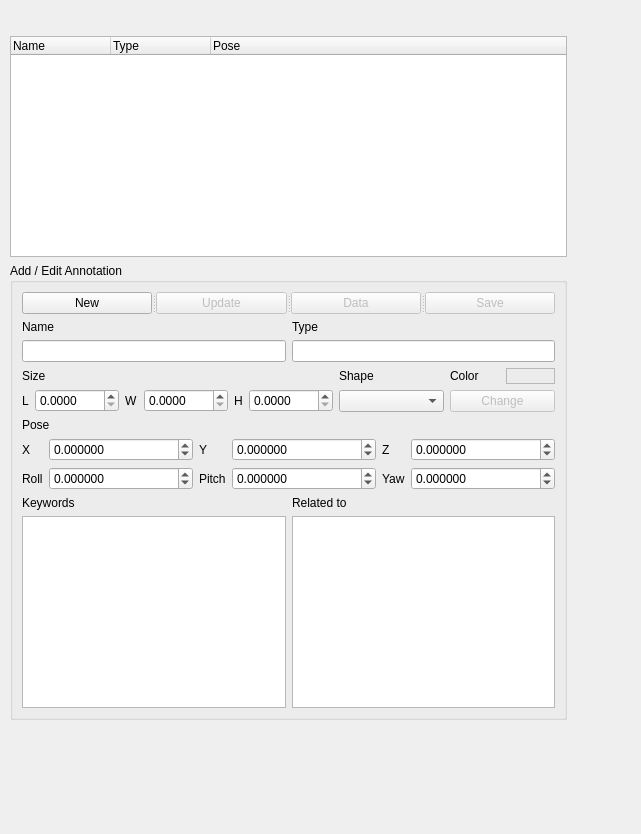
<?xml version="1.0" encoding="UTF-8"?>
<ui version="4.0">
 <class>EditorPanel</class>
 <widget class="QWidget" name="EditorPanel">
  <property name="geometry">
   <rect>
    <x>0</x>
    <y>0</y>
    <width>641</width>
    <height>834</height>
   </rect>
  </property>
  <property name="windowTitle">
   <string>World Canvas Editor</string>
  </property>
  <widget class="QWidget" name="layoutWidget">
   <property name="geometry">
    <rect>
     <x>10</x>
     <y>36</y>
     <width>557</width>
     <height>684</height>
    </rect>
   </property>
   <layout class="QVBoxLayout" name="verticalLayout_10">
    <item>
     <widget class="QTreeWidget" name="annsTreeWidget">
      <property name="allColumnsShowFocus">
       <bool>false</bool>
      </property>
      <property name="wordWrap">
       <bool>false</bool>
      </property>
      <property name="columnCount">
       <number>3</number>
      </property>
      <attribute name="headerVisible">
       <bool>true</bool>
      </attribute>
      <attribute name="headerCascadingSectionResizes">
       <bool>false</bool>
      </attribute>
      <attribute name="headerHighlightSections">
       <bool>false</bool>
      </attribute>
      <attribute name="headerMinimumSectionSize">
       <number>28</number>
      </attribute>
      <column>
       <property name="text">
        <string>Name</string>
       </property>
      </column>
      <column>
       <property name="text">
        <string>Type</string>
       </property>
      </column>
      <column>
       <property name="text">
        <string>Pose</string>
       </property>
      </column>
     </widget>
    </item>
    <item>
     <widget class="QGroupBox" name="groupBox">
      <property name="sizePolicy">
       <sizepolicy hsizetype="MinimumExpanding" vsizetype="MinimumExpanding">
        <horstretch>0</horstretch>
        <verstretch>0</verstretch>
       </sizepolicy>
      </property>
      <property name="title">
       <string>Add / Edit Annotation</string>
      </property>
      <layout class="QVBoxLayout" name="verticalLayout_8">
       <item>
        <widget class="QSplitter" name="splitter">
         <property name="maximumSize">
          <size>
           <width>16777215</width>
           <height>16777215</height>
          </size>
         </property>
         <property name="orientation">
          <enum>Qt::Horizontal</enum>
         </property>
         <widget class="QPushButton" name="newAnnButton">
          <property name="text">
           <string>New</string>
          </property>
         </widget>
         <widget class="QPushButton" name="updateButton">
          <property name="enabled">
           <bool>false</bool>
          </property>
          <property name="text">
           <string>Update</string>
          </property>
         </widget>
         <widget class="QPushButton" name="editMsgButton">
          <property name="enabled">
           <bool>false</bool>
          </property>
          <property name="text">
           <string>Data</string>
          </property>
         </widget>
         <widget class="QPushButton" name="saveAnnButton">
          <property name="enabled">
           <bool>false</bool>
          </property>
          <property name="text">
           <string>Save</string>
          </property>
         </widget>
        </widget>
       </item>
       <item>
        <layout class="QHBoxLayout" name="horizontalLayout_3">
         <item>
          <layout class="QVBoxLayout" name="verticalLayout">
           <item>
            <widget class="QLabel" name="label">
             <property name="text">
              <string>Name</string>
             </property>
            </widget>
           </item>
           <item>
            <widget class="QLineEdit" name="nameLineEdit"/>
           </item>
          </layout>
         </item>
         <item>
          <layout class="QVBoxLayout" name="verticalLayout_2">
           <item>
            <widget class="QLabel" name="label_2">
             <property name="text">
              <string>Type</string>
             </property>
            </widget>
           </item>
           <item>
            <widget class="QLineEdit" name="typeLineEdit">
             <property name="readOnly">
              <bool>true</bool>
             </property>
            </widget>
           </item>
          </layout>
         </item>
        </layout>
       </item>
       <item>
        <layout class="QHBoxLayout" name="horizontalLayout_4">
         <item>
          <layout class="QVBoxLayout" name="verticalLayout_3">
           <item>
            <widget class="QLabel" name="label_6">
             <property name="text">
              <string>Size</string>
             </property>
            </widget>
           </item>
           <item>
            <layout class="QHBoxLayout" name="horizontalLayout">
             <item>
              <widget class="QLabel" name="label_3">
               <property name="text">
                <string>L</string>
               </property>
              </widget>
             </item>
             <item>
              <widget class="QDoubleSpinBox" name="lDoubleSpinBox">
               <property name="decimals">
                <number>4</number>
               </property>
               <property name="maximum">
                <double>1000.000000000000000</double>
               </property>
               <property name="singleStep">
                <double>0.100000000000000</double>
               </property>
              </widget>
             </item>
             <item>
              <widget class="QLabel" name="label_4">
               <property name="text">
                <string>W</string>
               </property>
              </widget>
             </item>
             <item>
              <widget class="QDoubleSpinBox" name="wDoubleSpinBox">
               <property name="decimals">
                <number>4</number>
               </property>
               <property name="maximum">
                <double>1000.000000000000000</double>
               </property>
               <property name="singleStep">
                <double>0.100000000000000</double>
               </property>
              </widget>
             </item>
             <item>
              <widget class="QLabel" name="label_5">
               <property name="text">
                <string>H</string>
               </property>
              </widget>
             </item>
             <item>
              <widget class="QDoubleSpinBox" name="hDoubleSpinBox">
               <property name="decimals">
                <number>4</number>
               </property>
               <property name="maximum">
                <double>1000.000000000000000</double>
               </property>
               <property name="singleStep">
                <double>0.100000000000000</double>
               </property>
              </widget>
             </item>
            </layout>
           </item>
          </layout>
         </item>
         <item>
          <layout class="QVBoxLayout" name="verticalLayout_4">
           <item>
            <widget class="QLabel" name="label_7">
             <property name="text">
              <string>Shape</string>
             </property>
            </widget>
           </item>
           <item>
            <widget class="QComboBox" name="shapeComboBox"/>
           </item>
          </layout>
         </item>
         <item>
          <layout class="QGridLayout" name="gridLayout_2">
           <item row="1" column="0" colspan="2">
            <widget class="QPushButton" name="pickColorButton">
             <property name="enabled">
              <bool>false</bool>
             </property>
             <property name="baseSize">
              <size>
               <width>0</width>
               <height>0</height>
              </size>
             </property>
             <property name="text">
              <string>Change</string>
             </property>
            </widget>
           </item>
           <item row="0" column="0">
            <widget class="QLabel" name="label_17">
             <property name="text">
              <string>Color</string>
             </property>
            </widget>
           </item>
           <item row="0" column="1">
            <widget class="QLabel" name="colorLabel">
             <property name="frameShape">
              <enum>QFrame::StyledPanel</enum>
             </property>
             <property name="text">
              <string/>
             </property>
            </widget>
           </item>
          </layout>
         </item>
        </layout>
       </item>
       <item>
        <layout class="QVBoxLayout" name="verticalLayout_5">
         <item>
          <widget class="QLabel" name="label_8">
           <property name="text">
            <string>Pose</string>
           </property>
          </widget>
         </item>
         <item>
          <layout class="QGridLayout" name="gridLayout">
           <item row="1" column="0">
            <widget class="QLabel" name="label_13">
             <property name="sizePolicy">
              <sizepolicy hsizetype="Fixed" vsizetype="Preferred">
               <horstretch>0</horstretch>
               <verstretch>0</verstretch>
              </sizepolicy>
             </property>
             <property name="text">
              <string>Roll</string>
             </property>
            </widget>
           </item>
           <item row="0" column="0">
            <widget class="QLabel" name="label_9">
             <property name="sizePolicy">
              <sizepolicy hsizetype="Fixed" vsizetype="Preferred">
               <horstretch>0</horstretch>
               <verstretch>0</verstretch>
              </sizepolicy>
             </property>
             <property name="text">
              <string>X</string>
             </property>
            </widget>
           </item>
           <item row="0" column="1">
            <widget class="QDoubleSpinBox" name="xDoubleSpinBox">
             <property name="suffix">
              <string/>
             </property>
             <property name="decimals">
              <number>6</number>
             </property>
             <property name="minimum">
              <double>-1000000.000000000000000</double>
             </property>
             <property name="maximum">
              <double>1000000.000000000000000</double>
             </property>
             <property name="singleStep">
              <double>0.100000000000000</double>
             </property>
            </widget>
           </item>
           <item row="0" column="8">
            <widget class="QDoubleSpinBox" name="zDoubleSpinBox">
             <property name="suffix">
              <string/>
             </property>
             <property name="decimals">
              <number>6</number>
             </property>
             <property name="minimum">
              <double>-1000000.000000000000000</double>
             </property>
             <property name="maximum">
              <double>1000000.000000000000000</double>
             </property>
             <property name="singleStep">
              <double>0.100000000000000</double>
             </property>
            </widget>
           </item>
           <item row="0" column="3">
            <widget class="QDoubleSpinBox" name="yDoubleSpinBox">
             <property name="suffix">
              <string/>
             </property>
             <property name="decimals">
              <number>6</number>
             </property>
             <property name="minimum">
              <double>-1000000.000000000000000</double>
             </property>
             <property name="maximum">
              <double>1000000.000000000000000</double>
             </property>
             <property name="singleStep">
              <double>0.100000000000000</double>
             </property>
            </widget>
           </item>
           <item row="0" column="2">
            <widget class="QLabel" name="label_12">
             <property name="sizePolicy">
              <sizepolicy hsizetype="Fixed" vsizetype="Preferred">
               <horstretch>0</horstretch>
               <verstretch>0</verstretch>
              </sizepolicy>
             </property>
             <property name="text">
              <string>Y</string>
             </property>
            </widget>
           </item>
           <item row="1" column="2">
            <widget class="QLabel" name="label_14">
             <property name="sizePolicy">
              <sizepolicy hsizetype="Fixed" vsizetype="Preferred">
               <horstretch>0</horstretch>
               <verstretch>0</verstretch>
              </sizepolicy>
             </property>
             <property name="text">
              <string>Pitch</string>
             </property>
            </widget>
           </item>
           <item row="0" column="4">
            <widget class="QLabel" name="label_11">
             <property name="sizePolicy">
              <sizepolicy hsizetype="Fixed" vsizetype="Preferred">
               <horstretch>0</horstretch>
               <verstretch>0</verstretch>
              </sizepolicy>
             </property>
             <property name="text">
              <string>Z</string>
             </property>
            </widget>
           </item>
           <item row="1" column="1">
            <widget class="QDoubleSpinBox" name="rollDoubleSpinBox">
             <property name="suffix">
              <string/>
             </property>
             <property name="decimals">
              <number>6</number>
             </property>
             <property name="minimum">
              <double>-3.141593000000000</double>
             </property>
             <property name="maximum">
              <double>3.141593000000000</double>
             </property>
             <property name="singleStep">
              <double>0.100000000000000</double>
             </property>
            </widget>
           </item>
           <item row="1" column="3">
            <widget class="QDoubleSpinBox" name="pitchDoubleSpinBox">
             <property name="suffix">
              <string/>
             </property>
             <property name="decimals">
              <number>6</number>
             </property>
             <property name="minimum">
              <double>-3.141593000000000</double>
             </property>
             <property name="maximum">
              <double>3.141593000000000</double>
             </property>
             <property name="singleStep">
              <double>0.100000000000000</double>
             </property>
            </widget>
           </item>
           <item row="1" column="8">
            <widget class="QDoubleSpinBox" name="yawDoubleSpinBox">
             <property name="suffix">
              <string/>
             </property>
             <property name="decimals">
              <number>6</number>
             </property>
             <property name="minimum">
              <double>-3.141593000000000</double>
             </property>
             <property name="maximum">
              <double>3.141593000000000</double>
             </property>
             <property name="singleStep">
              <double>0.100000000000000</double>
             </property>
            </widget>
           </item>
           <item row="1" column="4">
            <widget class="QLabel" name="label_10">
             <property name="sizePolicy">
              <sizepolicy hsizetype="Fixed" vsizetype="Preferred">
               <horstretch>0</horstretch>
               <verstretch>0</verstretch>
              </sizepolicy>
             </property>
             <property name="text">
              <string>Yaw</string>
             </property>
            </widget>
           </item>
          </layout>
         </item>
        </layout>
       </item>
       <item>
        <layout class="QHBoxLayout" name="horizontalLayout_2">
         <item>
          <layout class="QVBoxLayout" name="verticalLayout_7">
           <item>
            <widget class="QLabel" name="label_15">
             <property name="text">
              <string>Keywords</string>
             </property>
            </widget>
           </item>
           <item>
            <widget class="QTextEdit" name="keywordsTextEdit"/>
           </item>
          </layout>
         </item>
         <item>
          <layout class="QVBoxLayout" name="verticalLayout_6">
           <item>
            <widget class="QLabel" name="label_16">
             <property name="text">
              <string>Related to</string>
             </property>
            </widget>
           </item>
           <item>
            <widget class="QTextEdit" name="relatedsTextEdit"/>
           </item>
          </layout>
         </item>
        </layout>
       </item>
      </layout>
     </widget>
    </item>
   </layout>
  </widget>
 </widget>
 <resources/>
 <connections/>
</ui>
